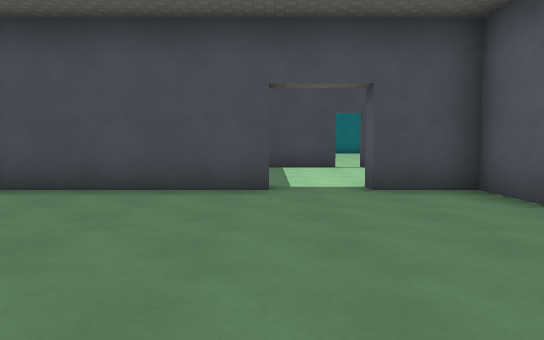
View 1 (above)

17 first-person views from a walk through a Godot game level. The camera is 1.3 m above the floor, tilts 4° down and sees 70° across. The floor is counted in squares, 2 m on a side. Each view is taken from the middle of a square. On the plan, view 1 faces up. The plan holds only what a view shows up to about 11 squares ahead; the rest is blank. The place goes on beyond the plan. Flat picture figures and markers are not drawn. Surface patterns are stand-ins for the level's own textures.

View 2
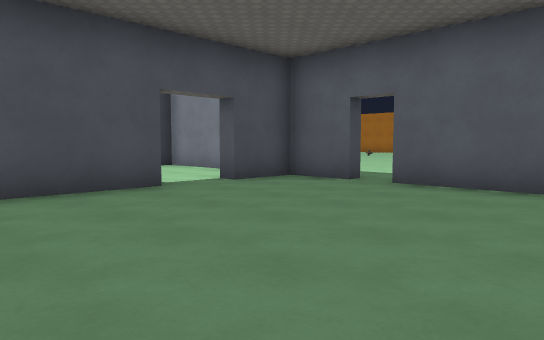

View 3
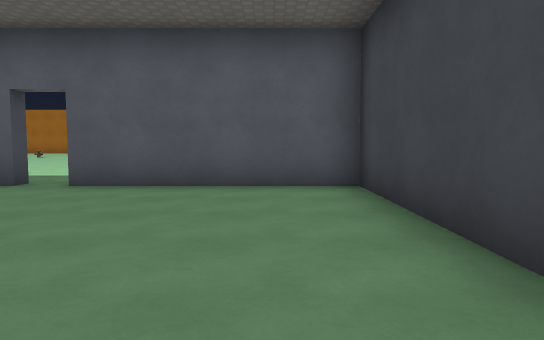

View 4
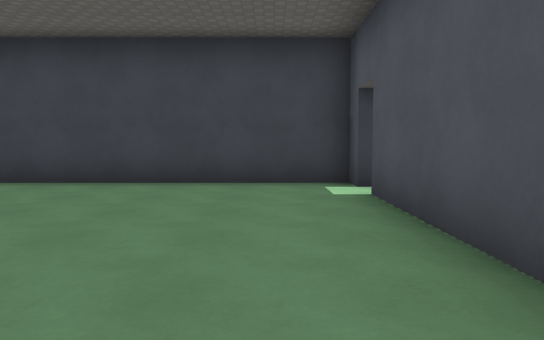

View 5
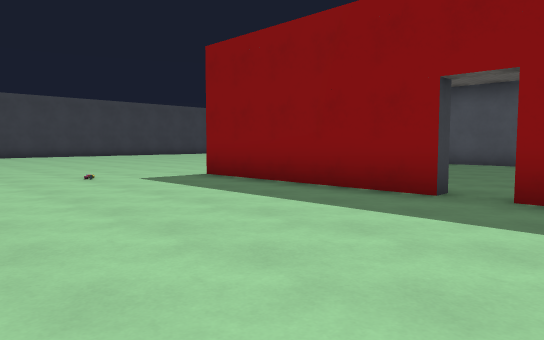

View 6
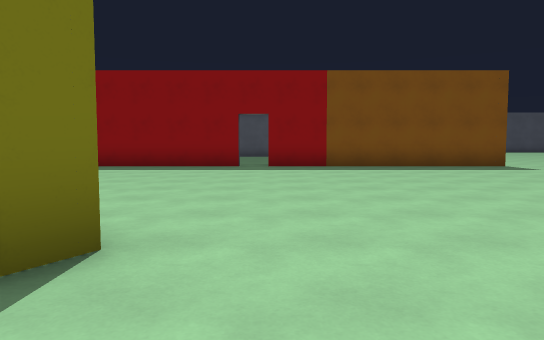

View 7
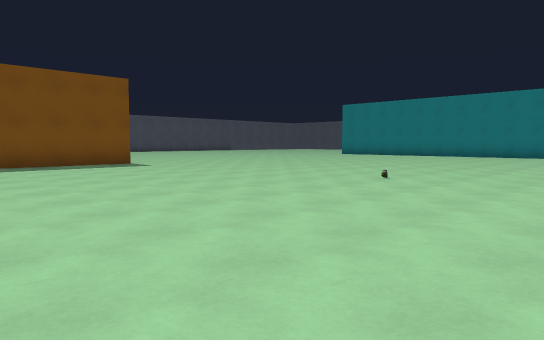

View 8
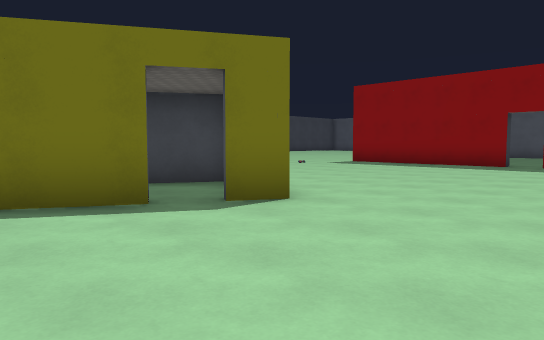

View 9
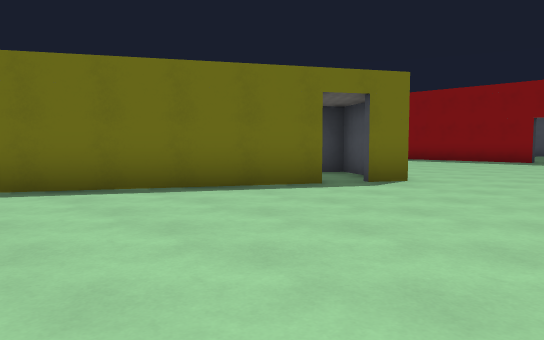

View 10
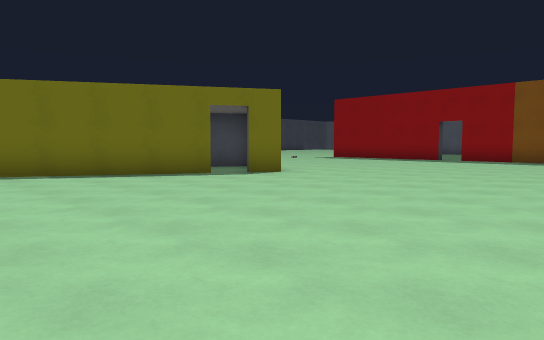

View 11
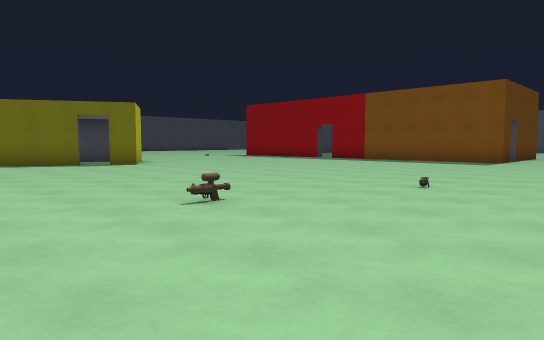

View 12
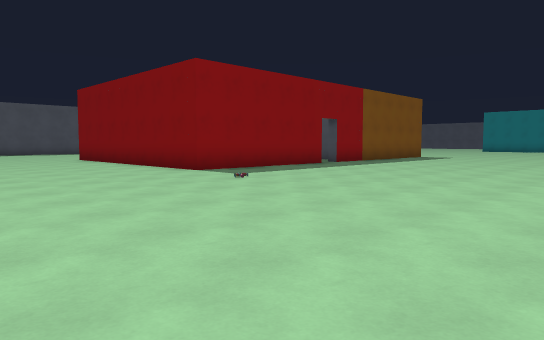

View 13
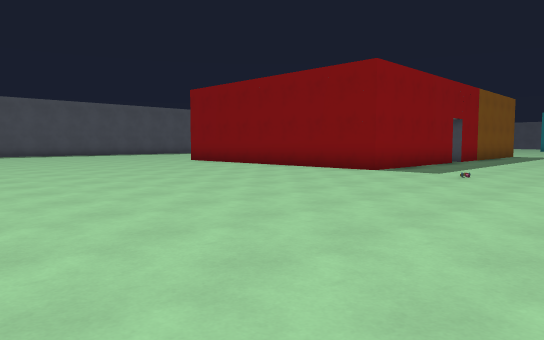

View 14
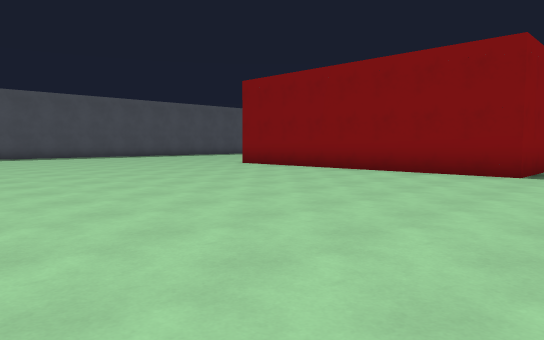

View 15
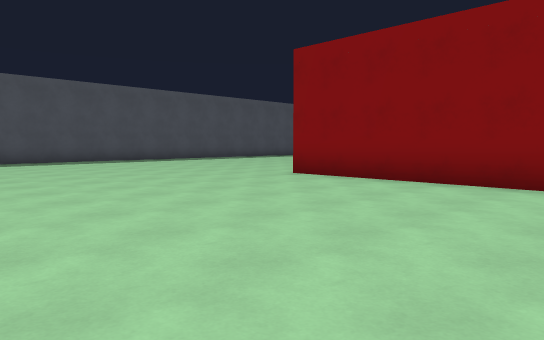

View 16
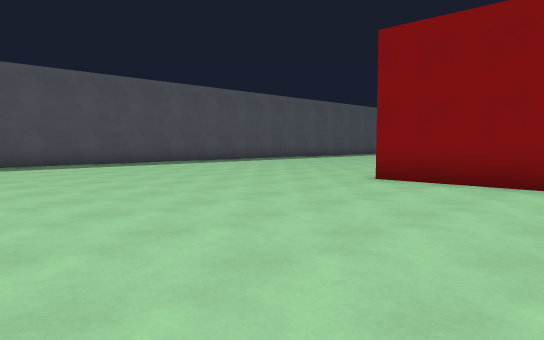

View 17
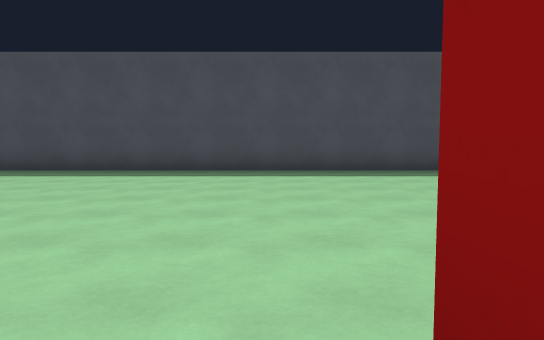

### Floor plan
Key: @ floor where view 1 was taken; # wall or solid block; x gap in a wall; . floor; G gun.
Columns run from 13 left of view 1 to 18 right of it. Each row starts with its distance up from view 1.
 17                          ..
 16                         ...
 15                        ....
 14                       .........
 13                      ..........
 12                   .............
 11                ................
 10              ##.#..........G..
  9              ...#...............
  8              ...#...............
  7              ...#...............
  6          ####..##...............
  5          #......#...............
  4          #......x...............
  3          #......x...............
  2 #        #......#.......####...
  1 #...  .. #......#.......## ###.
  0 #....... x...@..#.......##   ##
 -1 #........########.......
 -2 #.......................
 -3 #.......................
 -4 #........................
 -5 #........................
 -6 #........................
 -7 #.. .....................
 -8 #.    ................
 -9           ............
-10                .......

Positions as (right, up) in squares from view 1, and headings:
1: (0, 0), facing up
2: (-3, 0), facing up-right
3: (-3, 0), facing right
4: (-3, 5), facing down
5: (8, 5), facing down-left
6: (14, 4), facing left
7: (15, 5), facing up-left
8: (15, 6), facing down-left
9: (18, 6), facing down-left
10: (18, 9), facing down-left
11: (17, 14), facing down-left
12: (11, -7), facing up-left
13: (8, -10), facing up-left
14: (5, -10), facing up-left
15: (1, -8), facing up-left
16: (-1, -8), facing up-left
17: (-4, -2), facing left
